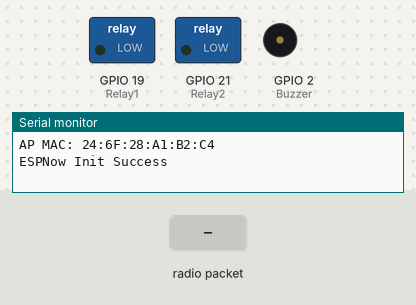
The sketch below on a simulated ESP32. On the bench: switched loads named in the sketch (green lamp = pin HIGH), buzzer (waves = sounding, pin HIGH), the last lines printed to the serial monitor. The inputs (shaded band) are chosen by the test bench.

Above: at 1.2 s.
1.3 s: radio packet "1" arrives
At 2.4 s:
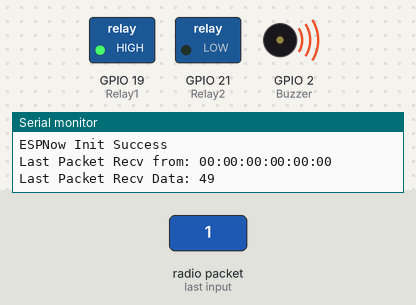
Timing chart, 0 to 4.3 s (numbered marks = the images above; inputs shaded):
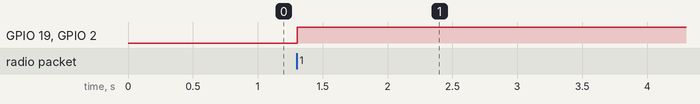

Measured:
- after the input at 1.3 s, GPIO 19 (Relay1), GPIO 2 (Buzzer): LOW → HIGH at once

The sketch:

Slave.ino
```cpp
#include <esp_now.h>
#include <WiFi.h>

#define CHANNEL 0
#define Buzzer 2
#define Relay1 19
#define Relay2 21

// Init ESP Now with fallback
void InitESPNow() {
  WiFi.disconnect();
  if (esp_now_init() == ESP_OK) {
    Serial.println("ESPNow Init Success");
  }
  else {
    Serial.println("ESPNow Init Failed");
    // Retry InitESPNow, add a counte and then restart?
    // InitESPNow();
    // or Simply Restart
    ESP.restart();
  }
}

// config AP SSID
void configDeviceAP() {
  const char *SSID = "Slave_1";
  bool result = WiFi.softAP(SSID, "Slave_1_Password", CHANNEL, 0);
  if (!result) {
    Serial.println("AP Config failed.");
  } else {
    Serial.println("AP Config Success. Broadcasting with AP: " + String(SSID));
  }
}

void setup() {
  Serial.begin(115200);
  pinMode(Buzzer, OUTPUT);
  pinMode(Relay1, OUTPUT);
  pinMode(Relay2, OUTPUT);
  Serial.println("ESPNow/Basic/Slave Example");
  //Set device in AP mode to begin with
  WiFi.mode(WIFI_AP);
  // configure device AP mode
  configDeviceAP();
  // This is the mac address of the Slave in AP Mode
  Serial.print("AP MAC: "); Serial.println(WiFi.softAPmacAddress());
  // Init ESPNow with a fallback logic
  InitESPNow();
  // Once ESPNow is successfully Init, we will register for recv CB to
  // get recv packer info.
  esp_now_register_recv_cb(OnDataRecv);
}

// callback when data is recv from Master
void OnDataRecv(const uint8_t *mac_addr, const uint8_t *data, int data_len) {
  char macStr[18];
  snprintf(macStr, sizeof(macStr), "%02x:%02x:%02x:%02x:%02x:%02x",
           mac_addr[0], mac_addr[1], mac_addr[2], mac_addr[3], mac_addr[4], mac_addr[5]);
  Serial.print("Last Packet Recv from: "); Serial.println(macStr);
  Serial.print("Last Packet Recv Data: "); Serial.println(*data);
  Serial.println("");
  int state = *data;
   digitalWrite(Buzzer,state);
    digitalWrite(Relay1,state);
    digitalWrite(Relay1,state);
}

void loop() {
  // Chill
}
```
